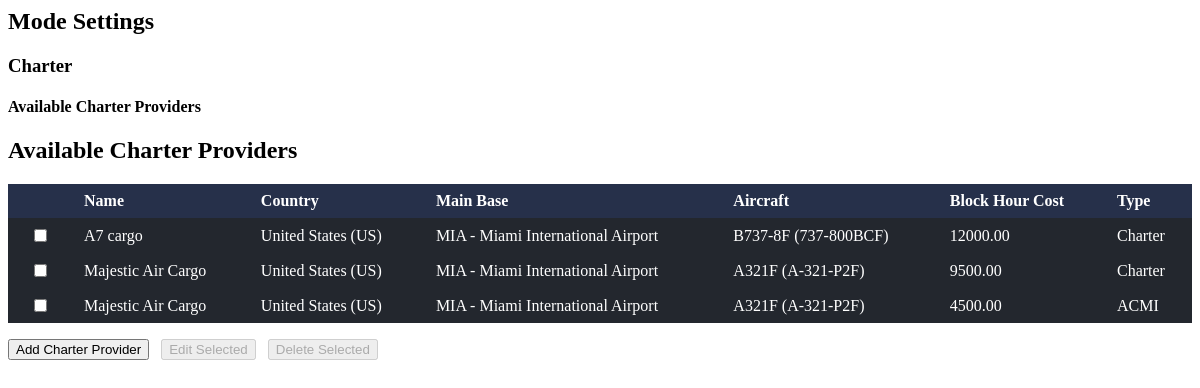
The app's page /mode-tab/, older data.
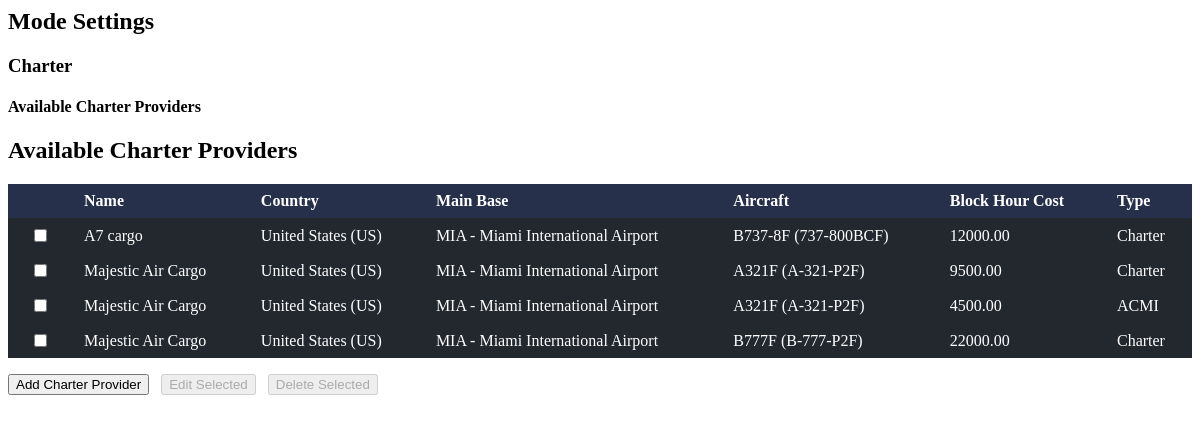
The same page, newer data.
### main/models.py (models this page shows, shortened)
class CharterProvider(models.Model):
	name = models.CharField(max_length=100)
	country = models.ForeignKey(Country, on_delete=models.CASCADE)
	main_base = models.ForeignKey('Airport', on_delete=models.CASCADE, related_name='charter_providers')
	aircraft = models.ForeignKey(Aircraft, on_delete=models.CASCADE, related_name='charter_providers')
	block_hour_cost = models.DecimalField(max_digits=12, decimal_places=2)
	TYPE_CHOICES = [
		('charter', 'Charter'),
		('acmi', 'ACMI'),
		('by_kg', 'By Kg.')
	]
	type = models.CharField(max_length=16, choices=TYPE_CHOICES, default='charter')

class Country(models.Model):
    name = models.CharField(max_length=100)
    country_code = models.CharField(max_length=4)
    currency = models.CharField(max_length=64)
    currency_code = models.CharField(max_length=8)
    region = models.CharField(max_length=64)
    def __str__(self):
        return f"{self.name} ({self.country_code})"

class Airport(models.Model):
	iata_code = models.CharField(max_length=3, unique=True)
	name = models.CharField(max_length=100)
	city = models.CharField(max_length=100)
	country = models.CharField(max_length=100)
	latitude = models.FloatField(blank=True, null=True)
	longitude = models.FloatField(blank=True, null=True)
	altitude_ft = models.IntegerField(blank=True, null=True)
	fuel_cost_gl = models.FloatField()
	cargo_handling_cost_kg = models.FloatField()
	airport_fee = models.FloatField()
	turnaround_cost = models.FloatField()
	other_desc = models.CharField(max_length=255, blank=True)
	other_cost = models.FloatField(blank=True, null=True)
	def __str__(self):
		return f"{self.iata_code} - {self.name}"

class Aircraft(models.Model):
	aircraft_id = models.CharField(max_length=64, unique=True)
	manufacturer = models.CharField(max_length=64)
	model = models.CharField(max_length=64)
	short_name = models.CharField(max_length=32)
	mtow_kg = models.FloatField()
	mtow_lbs = models.FloatField()
	mldgw_kg = models.FloatField(blank=True, null=True)
	mldgw_lbs = models.FloatField(blank=True, null=True)
	zero_fuel_kg = models.FloatField()
	zero_fuel_lbs = models.FloatField()
	max_ramp_kg = models.FloatField(blank=True, null=True)
	max_ramp_lbs = models.FloatField(blank=True, null=True)
	empty_weight_kg = models.FloatField()
	empty_weight_lbs = models.FloatField()
	max_payload_kg = models.FloatField()
	max_payload_lbs = models.FloatField()
	fuel_capacity_gal = models.FloatField()
	fuel_capacity_lbs = models.FloatField()
	fuel_burn_gal = models.FloatField()
	fuel_burn_lbs = models.FloatField()
	min_fuel_landed_gal = models.FloatField(blank=True, null=True)
	min_fuel_landed_lbs = models.FloatField(blank=True, null=True)
	min_fuel_alternate_gal = models.FloatField(blank=True, null=True)
	min_fuel_alternate_lbs = models.FloatField(blank=True, null=True)
	cargo_positions_main_deck = models.IntegerField()
	cargo_positions_lower_deck = models.IntegerField()
	cruise_speed = models.FloatField()
	def __str__(self):
		return f"{self.short_name} ({self.model})"

### main/views.py (the view)
# urls.py: path('mode-tab/', views.mode_tab, name='mode_tab'),
def mode_tab(request):
	providers = CharterProvider.objects.all().order_by('name')
	if request.method == 'POST':
		form = CharterProviderForm(request.POST)
		if form.is_valid():
			form.save()
			update_routes_on_change()
			if request.headers.get('x-requested-with') == 'XMLHttpRequest':
				return JsonResponse({'success': True})
		if request.headers.get('x-requested-with') == 'XMLHttpRequest':
			return JsonResponse({'success': False, 'errors': form.errors}, status=400)
	else:
		form = CharterProviderForm()
	return render(request, 'mode.html', {'form': form, 'providers': providers})

### templates/mode.html (shortened to what this page needs)
{% load crispy_forms_tags %}
<div class="tab-content-inner mode-tab">
  <h2>Mode Settings</h2>
  <div class="mode-section">
    <h3>Charter</h3>
    <div class="charter-subsection">
      <h4>Available Charter Providers</h4>
      <div class="charter-provider-list">
        <h2 class="aircraft-section-title">Available Charter Providers</h2>
        <table style="width:100%;border-collapse:collapse;background:#23272e;color:#fff;">
          <thead>
            <tr style="background:#26304a;">
              <th style="padding:8px 12px;width:40px;"></th>
              <th style="padding:8px 12px;text-align:left;">Name</th>
              <th style="padding:8px 12px;text-align:left;">Country</th>
              <th style="padding:8px 12px;text-align:left;">Main Base</th>
              <th style="padding:8px 12px;text-align:left;">Aircraft</th>
              <th style="padding:8px 12px;text-align:left;">Block Hour Cost</th>
              <th style="padding:8px 12px;text-align:left;">Type</th>
            </tr>
          </thead>
          <tbody>
            {% for provider in providers %}
            <tr>
              <td style="padding:8px 12px;text-align:center;"><input type="checkbox" class="charter-provider-select-checkbox" value="{{ provider.id }}" /></td>
              <td style="padding:8px 12px;">{{ provider.name }}</td>
              <td style="padding:8px 12px;">{{ provider.country }}</td>
              <td style="padding:8px 12px;">{{ provider.main_base }}</td>
              <td style="padding:8px 12px;">{{ provider.aircraft }}</td>
              <td style="padding:8px 12px;">{{ provider.block_hour_cost }}</td>
              <td style="padding:8px 12px;">{{ provider.get_type_display }}</td>
            </tr>
            {% empty %}
            <tr><td colspan="7" style="padding:8px 12px;text-align:center;"><em>No providers yet.</em></td></tr>
            {% endfor %}
          </tbody>
        </table>
        <div style="display:flex;gap:0.75rem;margin-top:1rem;">
          <button id="add-charter-provider-btn" class="primary-button" type="button" onclick="toggleCharterProviderForm()">Add Charter Provider</button>
          <button id="edit-charter-provider-btn" class="primary-button" type="button" disabled>Edit Selected</button>
          <button id="delete-charter-provider-btn" class="danger-button" type="button" disabled>Delete Selected</button>
        </div>
      </div>
    </div>
  </div>
</div>

Row changes from the older to the newer data that the page shows:
added CharterProvider: name "Majestic Air Cargo", country "United States (US)", main_base "MIA - Miami International Airport", aircraft "B777F (B-777-P2F)", block_hour_cost "22000.00", type "Charter"
